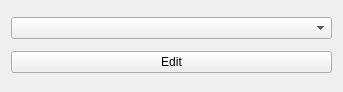
<?xml version="1.0" encoding="UTF-8"?>
<ui version="4.0">
 <class>SwapStudentWidget</class>
 <widget class="QWidget" name="SwapStudentWidget">
  <property name="geometry">
   <rect>
    <x>0</x>
    <y>0</y>
    <width>343</width>
    <height>92</height>
   </rect>
  </property>
  <property name="windowTitle">
   <string>Form</string>
  </property>
  <layout class="QVBoxLayout" name="verticalLayout">
   <item>
    <widget class="QComboBox" name="comboBox"/>
   </item>
   <item>
    <widget class="QPushButton" name="editPushButton">
     <property name="text">
      <string>Edit</string>
     </property>
    </widget>
   </item>
  </layout>
 </widget>
 <resources/>
 <connections/>
</ui>
